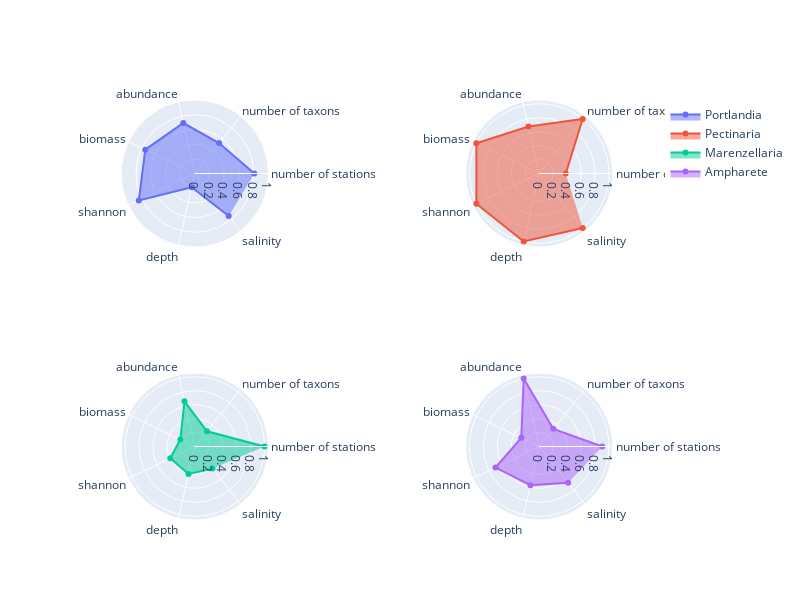

Here is the notebook cell this chart was saved with:
### Code cell
# make subplots

fig = make_subplots(
    rows=2, cols=2,
    horizontal_spacing=0.2,
    vertical_spacing=0.3,
    specs=[[{"type": "scatterpolar"}, {"type": "scatterpolar"}],
           [{"type": "scatterpolar"}, {"type": "scatterpolar"}]],
#    subplot_titles=('Portlandia','Pectinaria','Marenzellaria', 'Ampharete')
)

fig.add_trace(go.Scatterpolar(
      r=list(d3['Portlandia']),
      theta=d3['theta'],fill='toself', name='Portlandia'), row=1, col=1)

fig.add_trace(go.Scatterpolar(
      r=list(d3['Pectinaria']),
      theta=d3['theta'],fill='toself', name='Pectinaria'), row=1, col=2)

fig.add_trace(go.Scatterpolar(
      r=list(d3['Marenzellaria']),
      theta=d3['theta'],fill='toself', name='Marenzellaria'), row=2, col=1)

fig.add_trace(go.Scatterpolar(
      r=list(d3['Ampharete']),
      theta=d3['theta'],fill='toself', name='Ampharete'),  row=2, col=2)


fig.update_layout(height=600, width=800,
  polar=dict(
    radialaxis=dict(
      visible=True,
      range=[0, 1]
    )),
  showlegend=True
)

fig.write_image('10_Radar_benthos_subplots.jpg')
fig.show()

### Figure 1 — Plotly figure (JSON) as saved in the notebook; plotly's stock layout.template omitted (floating-point values rounded to 4 significant figures)
{"data": [{"fill": "toself", "name": "Portlandia", "r": [0.8095, 0.5294, 0.7044, 0.7476, 0.8455, 0.1921, 0.7399], "subplot": "polar", "theta": ["number of stations", "number of taxons", "abundance", "biomass", "shannon", "depth", "salinity"], "type": "scatterpolar"}, {"fill": "toself", "name": "Pectinaria", "r": [0.381, 1, 0.6909, 1, 1, 1, 1], "subplot": "polar2", "theta": ["number of stations", "number of taxons", "abundance", "biomass", "shannon", "depth", "salinity"], "type": "scatterpolar"}, {"fill": "toself", "name": "Marenzellaria", "r": [1, 0.2794, 0.6641, 0.2296, 0.3906, 0.404, 0.4054], "subplot": "polar3", "theta": ["number of stations", "number of taxons", "abundance", "biomass", "shannon", "depth", "salinity"], "type": "scatterpolar"}, {"fill": "toself", "name": "Ampharete", "r": [0.9048, 0.3235, 1, 0.2855, 0.6953, 0.5695, 0.6655], "subplot": "polar4", "theta": ["number of stations", "number of taxons", "abundance", "biomass", "shannon", "depth", "salinity"], "type": "scatterpolar"}], "layout": {"height": 600, "polar": {"domain": {"x": [0, 0.4], "y": [0.65, 1.0]}, "radialaxis": {"range": [0, 1], "visible": true}}, "polar2": {"domain": {"x": [0.6, 1], "y": [0.65, 1.0]}}, "polar3": {"domain": {"x": [0, 0.4], "y": [0, 0.35]}}, "polar4": {"domain": {"x": [0.6, 1], "y": [0, 0.35]}}, "showlegend": true, "width": 800}}
